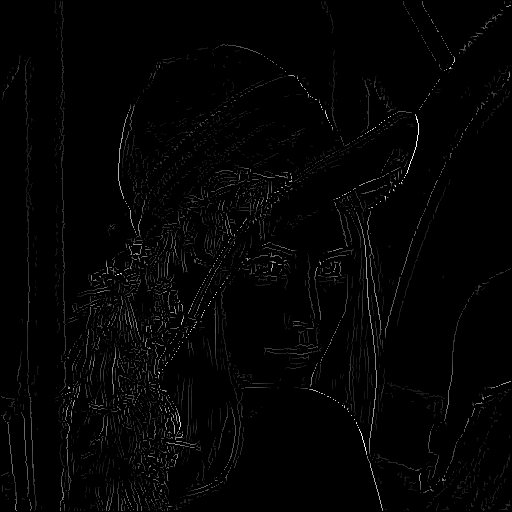
//> input picture lab2-canny-edge-detection/build/save/Lenna.png, 512 x 512 px
$ ./fft_20230326163120   (built with g++ and OpenCV 4)
//> lines starting //> are read from the running program, lines starting //| are printed output that depends on the picture; after the words box and inside, x2 and y2 are one past the last pixel; in counts of white or black regions, pixels touching at a corner belong together
#include<opencv2/opencv.hpp>
#include<iostream>

using namespace std;
using namespace cv;

cv::Mat ideal_Low_Pass_Filter(Mat &src, float sigma);
Mat ideal_lbrf_kernel(Mat &scr,float sigma);
Mat freqfilt(Mat &scr,Mat &blur);

int main( int argc, char *argv[])
{
    const char* filename = argc >=2 ? argv[1] : "/home/bill/Pictures/Lenna.png";

    Mat input = imread(filename, IMREAD_GRAYSCALE);
//> input is the input picture: 512 rows x 512 cols, CV_8UC1; min 0, max 255, mean 3.7
    if( input.empty())
        return -1;
    imshow("input",input);//显示原图

    Mat ideal = ideal_Low_Pass_Filter(input, 10);
    ideal = ideal(Rect(0,0, input.cols, input.rows));
    imshow("理想", ideal);
    ideal.convertTo(ideal, CV_8UC1);
    Mat subtracted;
    cv::subtract(input, ideal, subtracted);
    imshow("理想减去", subtracted);
    waitKey();
    return 0;
}

//*****************理想低通滤波器***********************
Mat ideal_lbrf_kernel(Mat &scr,float sigma)
{
    Mat ideal_low_pass(scr.size(),CV_32FC1); //，CV_32FC1
    float d0=sigma;//半径D0越小，模糊越大；半径D0越大，模糊越小
    for(int i=0;i<scr.rows ; i++ ){
        for(int j=0; j<scr.cols ; j++ ){
            double d = sqrt(pow((i - scr.rows/2),2) + pow((j - scr.cols/2),2));//分子,计算pow必须为float型
            if (d <= d0){
                ideal_low_pass.at<float>(i,j)=1;
            }
            else{
              ideal_low_pass.at<float>(i,j)=0;
            }
        }
    }
    string name = "理想低通滤波器d0=" + std::to_string(sigma);
    imshow(name, ideal_low_pass);
    return ideal_low_pass;
}

cv::Mat ideal_Low_Pass_Filter(Mat &src, float sigma)
{
//> called with sigma = 10
    int M = getOptimalDFTSize(src.rows);
//> M = 512
    int N = getOptimalDFTSize(src.cols);
//> N = 512
    Mat padded;                 //调整图像加速傅里叶变换
    copyMakeBorder(src, padded, 0, M - src.rows, 0, N - src.cols, BORDER_CONSTANT, Scalar::all(0));
    padded.convertTo(padded,CV_32FC1); //将图像转换为flaot型

    Mat ideal_kernel=ideal_lbrf_kernel(padded,sigma);//理想低通滤波器
//> after the loop in ideal_lbrf_kernel, `for(int i=0;i<scr.rows ; i++ )`:
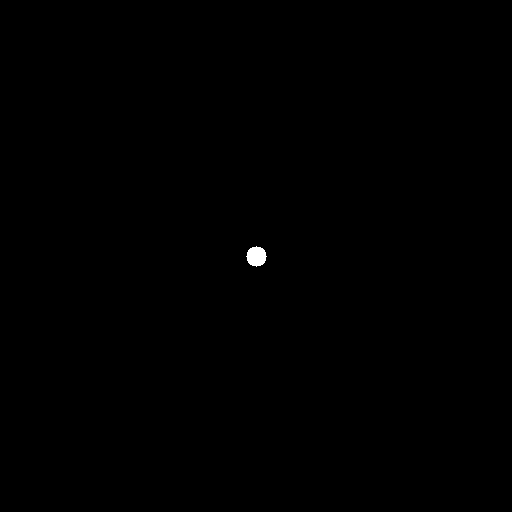
//> ideal_low_pass: 512 rows x 512 cols, CV_32FC1; values 0 (black) and 1 (white), 0.12% white; 1 white region, box (x1, y1, x2, y2) and area: (246, 246, 267, 267) 317
    Mat result = freqfilt(padded,ideal_kernel);
    return result;
}
//*****************频率域滤波*******************
Mat freqfilt(Mat &scr,Mat &blur)
{
    //***********************DFT*******************
    Mat plane[]={scr, Mat::zeros(scr.size() , CV_32FC1)}; //创建通道，存储dft后的实部与虚部（CV_32F，必须为单通道数）
//> plane[1]: 512 rows x 512 cols, CV_32FC1; every value is 0
    Mat complexIm;
    merge(plane,2,complexIm);//合并通道 （把两个矩阵合并为一个2通道的Mat类容器）
    dft(complexIm,complexIm);//进行傅立叶变换，结果保存在自身

    //***************中心化********************
    split(complexIm,plane);//分离通道（数组分离）
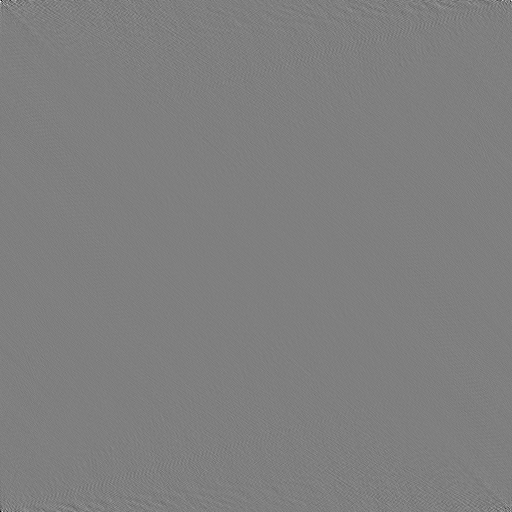
//> plane[1]: 512 rows x 512 cols, CV_32FC1; min -203093.6, max 203093.6, mean 0; drawn with min black and max white
//    plane[0] = plane[0](Rect(0, 0, plane[0].cols & -2, plane[0].rows & -2));//这里为什么&上-2具体查看opencv文档
//    //其实是为了把行和列变成偶数 -2的二进制是11111111.......10 最后一位是0
    int cx=plane[0].cols/2;int cy=plane[0].rows/2;//以下的操作是移动图像  (零频移到中心)
//> after `int cx = plane[0].cols / 2`: cx = 256
//> after `int cy = plane[0].rows / 2`: cy = 256
    Mat part1_r(plane[0],Rect(0,0,cx,cy));  //元素坐标表示为(cx,cy)
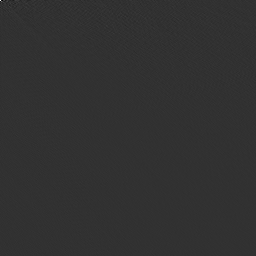
//> part1_r: 256 rows x 256 cols, CV_32FC1; min -236098.9, max 979208, mean 12.7; drawn with min black and max white
    Mat part2_r(plane[0],Rect(cx,0,cx,cy));
    Mat part3_r(plane[0],Rect(0,cy,cx,cy));
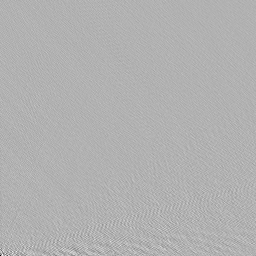
//> part3_r: 256 rows x 256 cols, CV_32FC1; min -170216.1, max 73948.6, mean -12.7; drawn with min black and max white
    Mat part4_r(plane[0],Rect(cx,cy,cx,cy));

    Mat temp;
    part1_r.copyTo(temp);  //左上与右下交换位置(实部)
    part4_r.copyTo(part1_r);
    temp.copyTo(part4_r);

    part2_r.copyTo(temp);  //右上与左下交换位置(实部)
    part3_r.copyTo(part2_r);
    temp.copyTo(part3_r);

    Mat part1_i(plane[1],Rect(0,0,cx,cy));  //元素坐标(cx,cy)
    Mat part2_i(plane[1],Rect(cx,0,cx,cy));
    Mat part3_i(plane[1],Rect(0,cy,cx,cy));
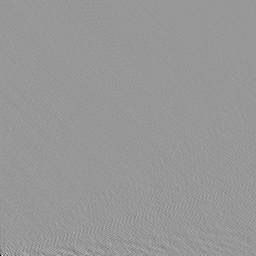
//> part3_i: 256 rows x 256 cols, CV_32FC1; min -203093.6, max 138428.4, mean -3.4; drawn with min black and max white
    Mat part4_i(plane[1],Rect(cx,cy,cx,cy));

     part1_i.copyTo(temp);  //左上与右下交换位置(虚部)
    part4_i.copyTo(part1_i);
    temp.copyTo(part4_i);

    part2_i.copyTo(temp);  //右上与左下交换位置(虚部)
    part3_i.copyTo(part2_i);
    temp.copyTo(part3_i);

    //*****************滤波器函数与DFT结果的乘积****************
    Mat blur_r,blur_i,BLUR;
    multiply(plane[0], blur, blur_r); //滤波（实部与滤波器模板对应元素相乘）
    multiply(plane[1], blur,blur_i);//滤波（虚部与滤波器模板对应元素相乘）
    Mat plane1[]={blur_r, blur_i};
    merge(plane1,2,BLUR);//实部与虚部合并

      //*********************得到原图频谱图***********************************
    magnitude(plane[0],plane[1],plane[0]);//获取幅度图像，0通道为实部通道，1为虚部，因为二维傅立叶变换结果是复数
    plane[0]+=Scalar::all(1);  //傅立叶变换后的图片不好分析，进行对数处理，结果比较好看
    log(plane[0],plane[0]);    // float型的灰度空间为[0，1])
    normalize(plane[0],plane[0],1,0,NORM_MINMAX);  //归一化便于显示
   imshow("原图像频谱图",plane[0]);

    idft( BLUR, BLUR);    //idft结果也为复数
    split(BLUR,plane);//分离通道，主要获取通道
    magnitude(plane[0],plane[1],plane[0]);  //求幅值(模)
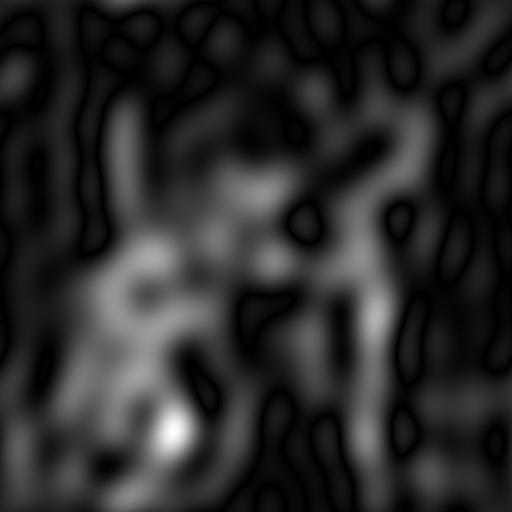
//> plane[0]: 512 rows x 512 cols, CV_32FC1; min 5.19, max 6497875.5, mean 1061402.2; drawn with min black and max white
    normalize(plane[0],plane[0],1,0,NORM_MINMAX);  //归一化便于显示
//> in main, `ideal.convertTo(ideal, CV_8UC1);`:
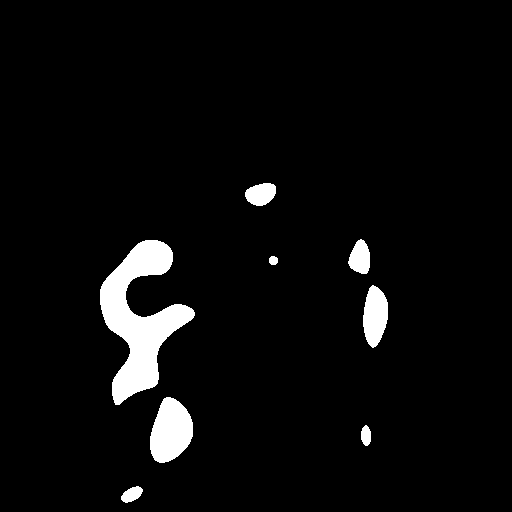
//> ideal: 512 rows x 512 cols, CV_8UC1; values 0 (black) and 1 (white), 4.4% white; 8 white regions, largest, box (x1, y1, x2, y2) and area: (100, 240, 195, 405) 6743, (150, 397, 193, 463) 2070, (363, 285, 388, 348) 1156
    return plane[0];//返回参数
}
